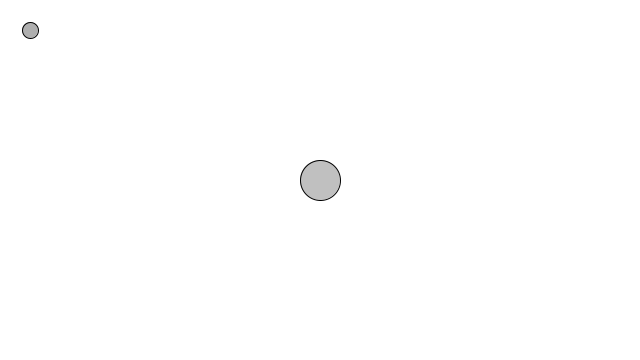
Frame 1 (no input)
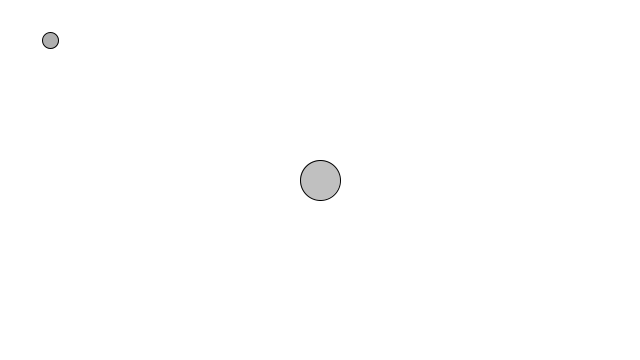
Frame 60 (the mouse pressed at the canvas centre just before this capture)
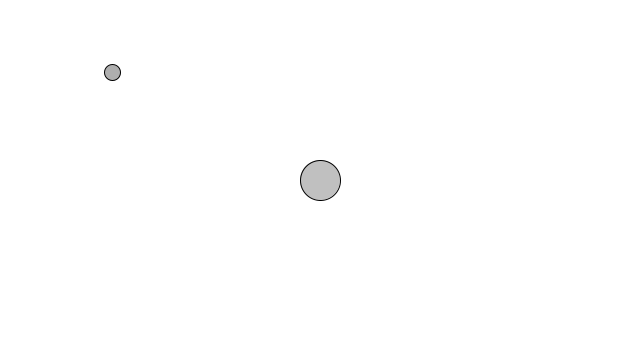
Frame 120 (the mouse held since frame 60 and released just before this capture)

The Processing sketch that drew these frames (run headless with seeded random() and noise(); from frame 60 on, the mouse is pressed at the canvas centre):

// Processing sketch: sketch_150204a
// ── sketch_150204a.pde
Mover m;
Attractor a;

void setup(){
  size(640, 360);
  m = new Mover();
  a = new Attractor();
}

void draw(){
  background(255);
  
  PVector force = a.attract(m);
  m.applyForce(force);
  m.update();
  
  a.display();
  m.display();
}

class Mover {
  
  PVector location;
  PVector velocity;
  PVector acceleration;
  float mass;
  
  Mover() {
    mass = 1;
    location = new PVector(30,30);
    velocity = new PVector(0,0);
    acceleration = new PVector(0,0);
  }
  
  void applyForce(PVector force) {
    PVector  f= PVector.div(force, mass);
    acceleration.add(f);
  }
  
  void update (){
    velocity.add(acceleration);
    location.add(velocity);
    acceleration.mult(0);
  }
  
  void display() {
    stroke(0);
    fill(175);
    ellipse(location.x, location.y, mass*16, mass*16);
  }
}

class Attractor {
  float mass;
  PVector location;
  float G;
  
  Attractor() {
    location = new PVector(width/2, height/2);
    mass = 20;
    G = 0.4;
  }
  
  PVector attract(Mover m) {
    PVector force = PVector.sub(location, m.location);
    float distance = force.mag();
    distance = constrain(distance, 5.0, 25.0);
    force.normalize();
    float strength = (G* mass * m.mass) / (distance * distance);
    force.mult(strength);
    return force;
  }
  
  void display() {
    stroke(0);
    fill(175, 200);
    ellipse(location.x, location.y, mass*2, mass*2);
  }
}
